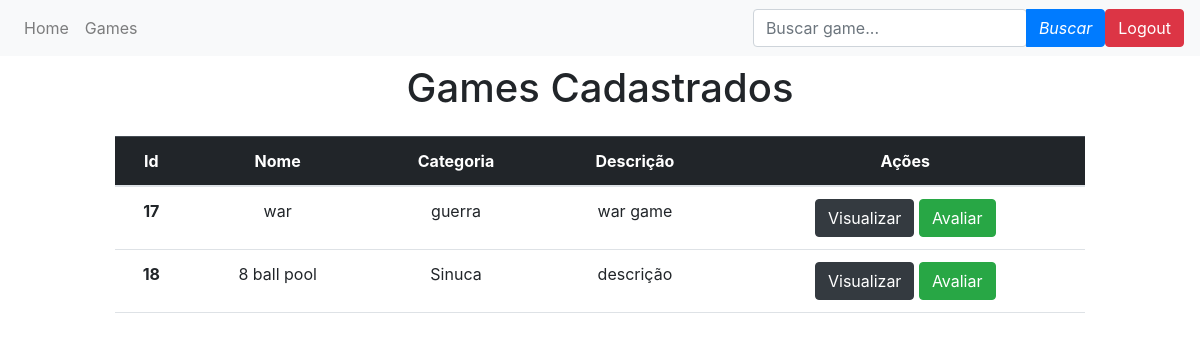
The app's page /games/ (signed in), older data.
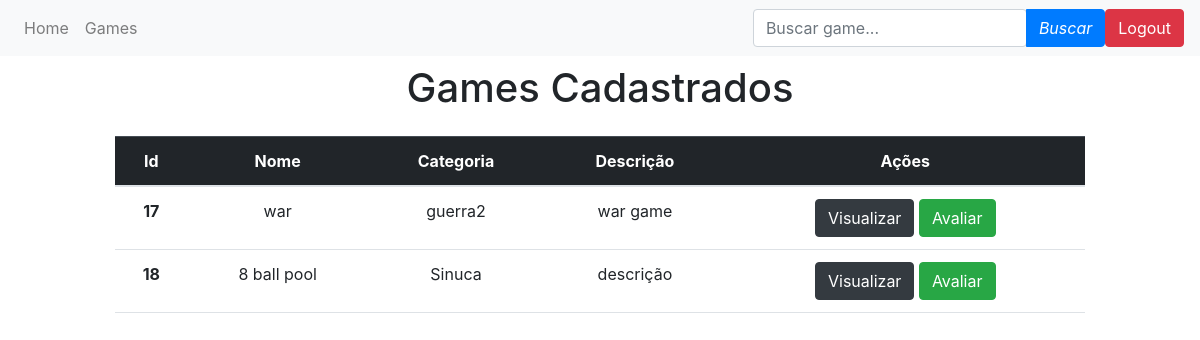
The same page, newer data.
### app/models.py (models this page shows)
class Games(models.Model):
    id = models.BigAutoField(max_length=500,primary_key=True)
    nome = models.CharField(max_length=30)
    categoria = models.CharField(max_length=30)
    descrição = models.CharField(max_length=150)

### app/views.py (the view)
# urls.py: path('games/', games, name='games'),
def games(request):
    user=request.user
    if not user.is_authenticated:
        return redirect ('/auth/auth/login/')
    data = {}
    search = request.GET.get('search')
    if search:
        data['db'] = Games.objects.filter(nome__icontains=search)
    else:
        data
    data['db'] = Games.objects.all()
    return render(request, 'index.html', data)

### app/templates/index.html (shortened to what this page needs)
<!DOCTYPE html>
<html lang="en">
    <head>
        <link href="https://cdn.jsdelivr.net/npm/bootstrap@5.1.3/dist/css/bootstrap.min.css" rel="stylesheet">
    <link rel="stylesheet" href=
    "https://maxcdn.bootstrapcdn.com/bootstrap/4.4.1/css/bootstrap.min.css">
    </head>
    <body>
      <nav class="navbar navbar-expand-sm navbar-light bg-light">
        <ul class="navbar-nav">
          <li class="nav-item">
            <a class="nav-link" href="/games">
              Home
            </a>
        </li>
        <li class="nav-item">
            <a class="nav-link" href="/games">
              Games
            </a>
        </li>
        </ul>
        <ul class="navbar-nav ml-auto">
          <form name="avaliar_form" id ="avaliar_form" action="/buscar/" method="post">
            <li class="input-group m-auto" >
              <div class="form-outline">
                <input id="search-input" placeholder ="Buscar game..."type="text" id="form1" class="form-control" name="search" />
              </div>
              <button id="search-button"  type="submit" class="btn btn-primary "><i class="fas fa-search">Buscar</i></button>
            </li>
          </form>
          <li>
            <a href="{% url 'logout' %}" class="btn btn-danger"> Logout</a>
          </li>
      </ul>
      </nav>
        <div class="col-8 m-auto pt-2 pb-2 text-center">
            <h1> Games Cadastrados </h1>
        </div>
        <div class="col-10 m-auto pt-2 pb-2 text-center">
            <table class="table">
                <thead class="table-dark">
                  <tr>
                    <th scope="col">Id</th>
                    <th scope="col">Nome</th>
                    <th scope="col">Categoria</th>
                    <th scope="col">Descrição</th>
                    <th scope="col">Ações</th>
                  </tr>
                </thead>
                <tbody>
                  {% for dbs in db %}
                  <tr>
                    <th> {{dbs.id}} </th>
                    <td> {{dbs.nome}} </td>
                    <td> {{dbs.categoria}} </td>
                    <td> {{dbs.descrição}} </td>
                    <td>
                      <a href="/view/{{dbs.id}}/" class="btn btn-dark">Visualizar</a>
                      <a href="/avaliar/{{dbs.id}}/" class="btn btn-success">Avaliar</a>
                    </td>
                  </tr>
                  {% endfor %}
                </tbody>
              </table>
        </div>
        {%load static%}
    </body>
</html>

Row changes from the older to the newer data that the page shows:
changed Games "war": categoria "guerra" → "guerra2"
